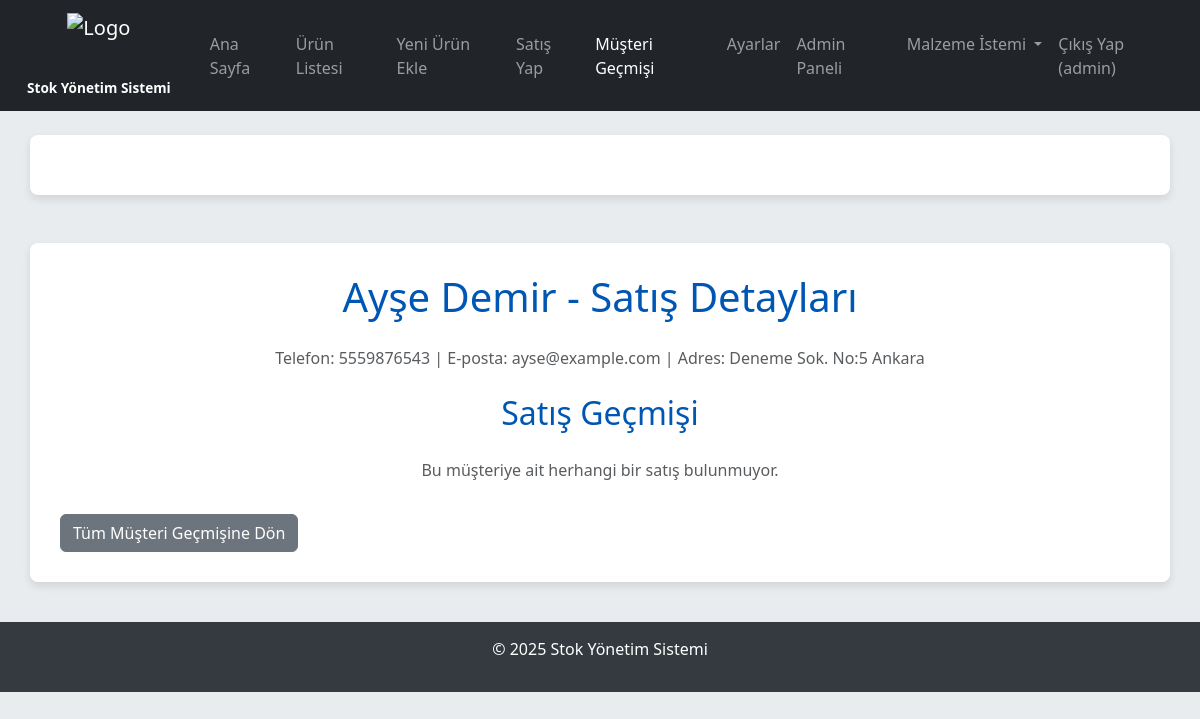
/musteri_detay/2 (signed in), run on the app's committed database.
### app.py (models this page shows)
class Musteri(db.Model):
    __tablename__ = 'musteriler'
    id = db.Column(db.Integer, primary_key=True)
    ad_soyad = db.Column(db.String(100), nullable=False)
    telefon = db.Column(db.String(20))
    adres = db.Column(db.String(200))
    eposta = db.Column(db.String(100))
    ekleyen_kullanici_id = db.Column(db.Integer, db.ForeignKey('kullanicilar.id'))
    satislar = db.relationship('Satis', backref='musteri', lazy=True)

### app.py (the view, shortened to what this page needs)
@app.route('/musteri_detay/<int:musteri_id>')
@login_required
def musteri_detay(musteri_id):
    musteri = Musteri.query.get(musteri_id)
    if musteri is None:
        flash('Müşteri bulunamadı!', 'danger')
        return redirect(url_for('musteri_gecmisi'))
    if session.get('rol') != 'admin' and musteri.ekleyen_kullanici_id != session['kullanici_id']:
        flash('Bu müşterinin detaylarını görüntüleme yetkiniz yok!', 'danger')
        return redirect(url_for('musteri_gecmisi'))
    satislar = db.session.query(
        Satis
    ).filter(Satis.musteri_id == musteri_id)\
     .order_by(Satis.satis_tarihi.desc(), Satis.id.desc()).all()
    gruplanmis_satislar = {}
    satis_listesi = sorted(list(gruplanmis_satislar.values()), key=lambda x: x['satis_tarihi'], reverse=True)
    kategoriler = Urun.query.with_entities(Urun.kategori).distinct().order_by(Urun.kategori).all()
    return render_template('musteri_detay.html', musteri=musteri, satislar=satis_listesi, kategoriler=kategoriler)

### app.py (called while the page is built)
def login_required(f):
    @wraps(f)
    def decorated_function(*args, **kwargs):
        if 'kullanici_id' not in session:
            flash('Bu sayfaya erişmek için giriş yapmalısınız.', 'danger')
            return redirect(url_for('giris'))
        return f(*args, **kwargs)
    return decorated_function

### templates/musteri_detay.html (shortened to what this page needs)
<!DOCTYPE html>
<html lang="tr">
<head>
    <link href="https://cdn.jsdelivr.net/npm/bootstrap@5.3.3/dist/css/bootstrap.min.css" rel="stylesheet">
    <link rel="stylesheet" href="https://cdnjs.cloudflare.com/ajax/libs/font-awesome/6.0.0-beta3/css/all.min.css" />
</head>
<body>
    <nav class="navbar navbar-expand-lg navbar-dark bg-dark mb-4">
        <div class="container-fluid">
            <a class="navbar-brand" href="{{ url_for('anasayfa') }}">
                <img src="{{ url_for('static', filename='images/logo.png') }}" alt="Logo" class="logo-img">
                <span class="app-title-text">Stok Yönetim Sistemi</span>
            </a>
            <div class="collapse navbar-collapse" id="navbarNav">
                <ul class="navbar-nav ms-auto">
                    <li class="nav-item">
                        <a class="nav-link" href="{{ url_for('anasayfa') }}">Ana Sayfa</a>
                    </li>
                    {% if session.get('rol') == 'admin' %}
                    <li class="nav-item">
                        <a class="nav-link" href="{{ url_for('urun_listesi') }}">Ürün Listesi</a>
                    </li>
                    {% endif %}
                    <li class="nav-item">
                        <a class="nav-link" href="{{ url_for('yeni_urun') }}">Yeni Ürün Ekle</a>
                    </li>
                    <li class="nav-item">
                        <a class="nav-link" href="{{ url_for('satis_yap') }}">Satış Yap</a>
                    </li>
                    <li class="nav-item">
                        <a class="nav-link active" aria-current="page" href="{{ url_for('musteri_gecmisi') }}">Müşteri Geçmişi</a>
                    </li>
                    <li class="nav-item">
                        <a class="nav-link" href="{{ url_for('ayarlar') }}">Ayarlar</a>
                    </li>
                    {% if session.get('rol') == 'admin' %}
                    <li class="nav-item">
                        <a class="nav-link" href="{{ url_for('admin_panel_kullanicilar') }}">Admin Paneli</a>
                    </li>
                    {% endif %}
                    {% if session.get('kullanici_id') %}
                    <li class="nav-item dropdown">
                        <a class="nav-link dropdown-toggle" href="#" id="navbarDropdownMalzemeIstemi" role="button" data-bs-toggle="dropdown" aria-expanded="false">
                            Malzeme İstemi
                        </a>
                    </li>
                    {% endif %}
                    {% if session.get('kullanici_id') %}
                    <li class="nav-item">
                        <a class="nav-link" href="{{ url_for('cikis') }}">Çıkış Yap ({{ session.get('kullanici_adi') }})</a>
                    </li>
                    {% endif %}
                </ul>
            </div>
        </div>
    </nav>
    <div class="container mt-3">
    </div>
    <div class="container mt-5">
        <h1>{{ musteri['ad_soyad'] }} - Satış Detayları</h1>
        <p class="text-center text-muted">Telefon: {{ musteri['telefon'] }} | E-posta: {{ musteri['eposta'] }} | Adres: {{ musteri['adres'] }}</p>
        <h2 class="mt-4">Satış Geçmişi</h2>
        {% if satislar %}
            {% for satis in satislar %}
            <div class="card mb-3">
                <div class="card-header">
                    Satış ID: {{ satis['satis_id'] }} - Tarih: {{ satis['satis_tarihi'] }}
                </div>
                <div class="card-body">
                    <ul class="list-group list-group-flush">
                        <li class="list-group-item"><strong>Toplam Ürün Fiyatı:</strong> {{ satis['toplam_urun_fiyati'] | format_tl }}</li>
                        <li class="list-group-item"><strong>İşçilik Fiyatı:</strong> {{ satis['iscilik_fiyati'] | format_tl }}</li>
                        <li class="list-group-item"><strong>Genel Toplam:</strong> {{ (satis['toplam_urun_fiyati'] + satis['iscilik_fiyati']) | format_tl }}</li>
                        {% if satis['ek_notlar'] %}
                        <li class="list-group-item"><strong>Ek Notlar:</strong> {{ satis['ek_notlar'] }}</li>
                        {% endif %}
                    </ul>
                    <div class="product-list mt-3">
                        <h6>Satılan Ürünler:</h6>
                        <ul class="list-group list-group-flush">
                            {% for urun in satis['urunler'] %}
                                <li class="list-group-item d-flex justify-content-between align-items-center">
                                    <span>{{ urun['urun_ad'] }} ({{ urun['satilan_adet'] }} {{ urun['urun_birim'] }})</span>
                                    <span>{{ urun['birim_satis_fiyati'] | format_tl }}/{{ urun['urun_birim'] }}</span>
                                </li>
                            {% endfor %}
                            {% if not satis['urunler'] and satis['iscilik_fiyati'] == 0 %}
                                <li class="list-group-item text-muted">Bu satışta kaydedilmiş ürün bulunmuyor.</li>
                            {% endif %}
                        </ul>
                    </div>
                    <div class="d-flex justify-content-end mt-3 no-print">
                        <a href="{{ url_for('fatura', satis_id=satis['satis_id']) }}" class="btn btn-sm btn-outline-info">Fatura Oluştur</a>
                    </div>
                </div>
            </div>
            {% endfor %}
        {% else %}
            <p class="text-center text-muted">Bu müşteriye ait herhangi bir satış bulunmuyor.</p>
        {% endif %}
        <a href="{{ url_for('musteri_gecmisi') }}" class="btn btn-secondary mt-3">Tüm Müşteri Geçmişine Dön</a>
    </div>
    <footer>
        <p>&copy; {{ now().year }} Stok Yönetim Sistemi</p>
    </footer>
</body>
</html>

### templates/musteri_detay.html (style rules this page uses)
body { font-family: 'Segoe UI', Tahoma, Geneva, Verdana, sans-serif; background-color: #e9ecef; color: #343a40; }
.navbar-brand { display: flex; flex-direction: column; align-items: center; text-align: center; padding: 5px 15px; }
.navbar-brand .logo-img { height: 60px; width: auto; margin-bottom: 5px; }
.navbar-brand .app-title-text { font-size: 0.85rem; font-weight: bold; color: white; white-space: nowrap; }
.container { background-color: #ffffff; border-radius: 8px; box-shadow: 0 4px 8px rgba(0, 0, 0, 0.1); padding: 30px; }
h1, h2 { color: #0056b3; margin-bottom: 25px; text-align: center; }
footer { margin-top: 40px; padding: 15px; background-color: #343a40; color: white; text-align: center; width: 100%; }

### data on the page
Musteri: ad_soyad "Ayşe Demir", telefon "5559876543", eposta "ayse@example.com", adres "Deneme Sok. No:5 Ankara"

### other printed values
{{ session.get('kullanici_adi') }} "admin"
